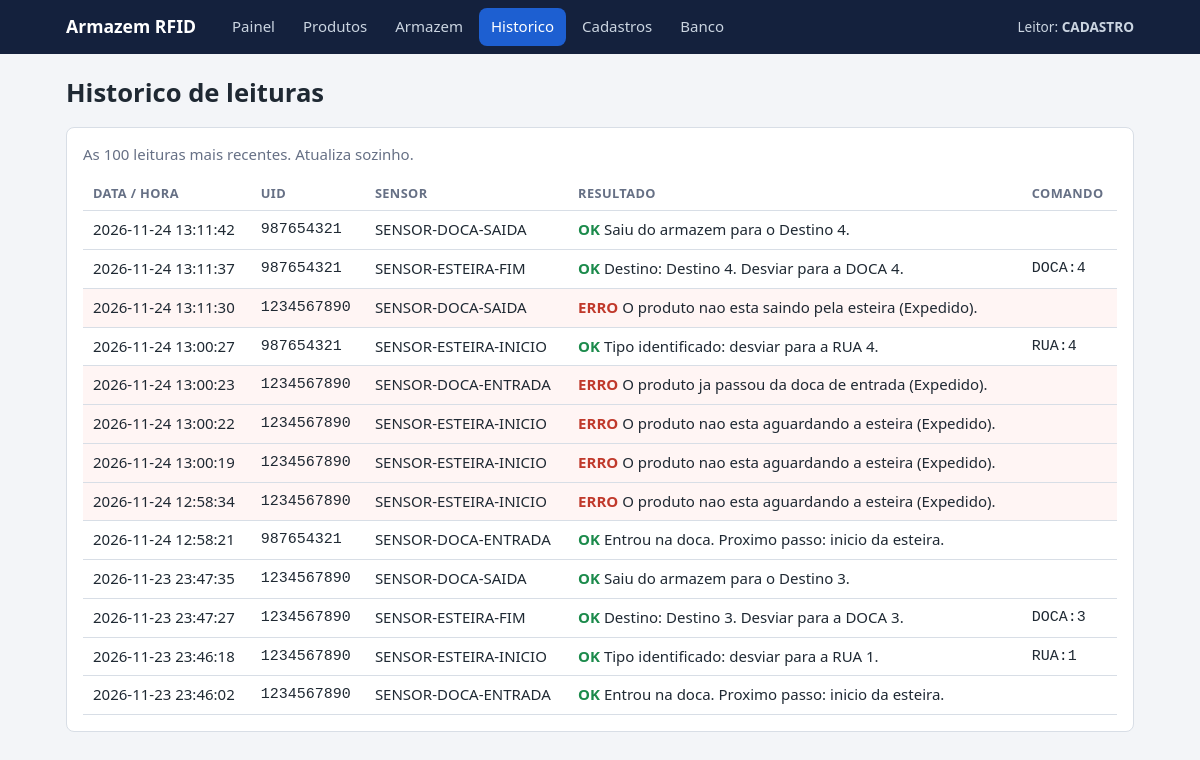
/eventos, run on the app's committed database.
### tables this page shows
CREATE TABLE config (
    chave TEXT PRIMARY KEY,
    valor TEXT NOT NULL
);

CREATE TABLE eventos (
    id         INTEGER PRIMARY KEY AUTOINCREMENT,
    tag_uid    TEXT NOT NULL,
    produto_id INTEGER REFERENCES produtos(id) ON DELETE SET NULL,
    sensor_id  INTEGER REFERENCES sensores(id) ON DELETE SET NULL,
    sucesso    INTEGER NOT NULL,
    resultado  TEXT NOT NULL,
    comando    TEXT,                              -- comando enviado a esteira, se houve
    data_hora  TEXT NOT NULL DEFAULT (datetime('now','localtime'))
);

CREATE TABLE sensores (
    id      INTEGER PRIMARY KEY AUTOINCREMENT,
    codigo  TEXT NOT NULL UNIQUE,                 -- 'SENSOR-ESTEIRA-INICIO'
    local   TEXT NOT NULL CHECK (local IN ('DOCA_ENTRADA','ESTEIRA_INICIO','ESTEIRA_FIM','DOCA_SAIDA')),
    doca_id INTEGER REFERENCES docas(id)          -- opcional: doca em que o sensor fica
);

### app.py (the view)
@app.get("/eventos")
def eventos():
    return render_template("eventos.html", eventos=consulta(SQL_EVENTOS, 100))

### app.py (called while the page is built)
@app.context_processor
def contexto_comum():
    return {"leitor_atual": banco.sensor_ativo(get_db())}

def consulta(sql, *params):
    return get_db().execute(sql, params).fetchall()

### banco.py (called while the page is built)
def get_db():
    if "db" not in g:
        g.db = sqlite3.connect(DB)
        g.db.row_factory = sqlite3.Row
        g.db.execute("PRAGMA foreign_keys = ON")
    return g.db

def fechar_db(_=None):
    db = g.pop("db", None)
    if db:
        db.close()

def sensor_ativo(db):
    r = db.execute("SELECT valor FROM config WHERE chave='sensor_ativo'").fetchone()
    return r[0] if r else "CADASTRO"

### templates/eventos.html (shortened to what this page needs)
{% extends "base.html" %}
{% set pagina = 'eventos' %}
{% from "_macros.html" import tabela_eventos %}
{% block conteudo %}
<h1>Historico de leituras</h1>
<section class="card">
  <p class="suave">As 100 leituras mais recentes. Atualiza sozinho.</p>
  <div id="historico" data-auto>{{ tabela_eventos(eventos) }}</div>
</section>
{% endblock %}

### templates/base.html (shortened to what this page needs)
<!doctype html>
<html lang="pt-br">
<head>
  <link rel="stylesheet" href="{{ url_for('static', filename='estilo.css') }}">
</head>
<body>
<header class="topo">
  <div class="container">
    <a class="logo" href="{{ url_for('painel') }}">Armazem RFID</a>
    <nav class="menu">
      <a href="{{ url_for('painel') }}"          class="{{ 'ativo' if pagina == 'painel' }}">Painel</a>
      <a href="{{ url_for('produtos') }}"        class="{{ 'ativo' if pagina == 'produtos' }}">Produtos</a>
      <a href="{{ url_for('armazem') }}"         class="{{ 'ativo' if pagina == 'armazem' }}">Armazem</a>
      <a href="{{ url_for('eventos') }}"         class="{{ 'ativo' if pagina == 'eventos' }}">Historico</a>
      <a href="{{ url_for('cadastros_inicio') }}" class="{{ 'ativo' if pagina == 'cadastros' }}">Cadastros</a>
      <a href="{{ url_for('ver_banco') }}"       class="{{ 'ativo' if pagina == 'banco' }}">Banco</a>
    </nav>
    <span class="leitor-atual" title="O que o leitor fisico esta fazendo agora">
      Leitor: <b>{{ leitor_atual }}</b>
    </span>
  </div>
</header>
<main class="container">
  {% block conteudo %}{% endblock %}
</main>
</body>
</html>

### templates/_macros.html (shortened to what this page needs)
{% macro tabela_eventos(lista) %}
<div class="rolagem">
<table class="tabela">
  <tr><th>Data / hora</th><th>UID</th><th>Sensor</th><th>Resultado</th><th>Comando</th></tr>
  {% for e in lista %}
  <tr class="{{ '' if e.sucesso else 'linha-erro' }}">
    <td>{{ e.data_hora }}</td>
    <td class="mono">{{ e.tag_uid }}</td>
    <td>{{ e.sensor or '-' }}</td>
    <td><span class="{{ 'texto-ok' if e.sucesso else 'texto-erro' }}">{{ 'OK' if e.sucesso else 'ERRO' }}</span> {{ e.resultado }}</td>
    <td class="mono">{{ e.comando or '' }}</td>
  </tr>
  {% else %}
  <tr><td colspan="5" class="vazio">Nenhuma leitura ainda.</td></tr>
  {% endfor %}
</table>
</div>
{% endmacro %}

### static/estilo.css (style rules this page uses)
:root { --cor-fundo: #f3f5f8; --cor-card: #ffffff; --cor-texto: #1f2933; --cor-texto-suave: #667085; --cor-borda: #d8dee6; --cor-principal: #1d5fd1; --cor-principal-hover:#164aa3; --cor-topo: #14213d; --cor-ok: #1b8a4b; --cor-erro: #c0392b; --st-cadastrado: #667085; --st-na_doca: #b7791f; --st-na_rua: #1d5fd1; --st-destino_definido: #7c3aed; --st-na_esteira: #0e7490; --st-expedido: #1b8a4b; --fonte: system-ui, -apple-system, "Segoe UI", Roboto, Arial, sans-serif; --fonte-codigo: ui-monospace, Consolas, "Courier New", monospace; --tamanho-fonte: 15px; --raio: 8px; --espaco: 16px; --largura-max: 1100px; }
* { box-sizing: border-box; }
body { margin: 0; font-family: var(--fonte); font-size: var(--tamanho-fonte); color: var(--cor-texto); background: var(--cor-fundo); line-height: 1.45; }
h1 { font-size: 1.6rem; margin: 0 0 var(--espaco); }
p { margin: 0 0 10px; }
a { color: var(--cor-principal); }
.container { max-width: var(--largura-max); margin: 0 auto; padding: 0 var(--espaco); }
main.container { padding-top: 20px; padding-bottom: 40px; }
.suave { color: var(--cor-texto-suave); }
.mono { font-family: var(--fonte-codigo); overflow-wrap: anywhere; }
.topo { background: var(--cor-topo); color: #fff; }
.topo .container { display: flex; align-items: center; gap: 24px; flex-wrap: wrap; min-height: 54px; }
.logo { color: #fff; font-weight: 700; font-size: 1.1rem; text-decoration: none; }
.menu { display: flex; gap: 4px; flex-wrap: wrap; flex: 1; }
.menu a { color: #cbd5e1; text-decoration: none; padding: 8px 12px; border-radius: var(--raio); }
.menu a.ativo { background: var(--cor-principal); color: #fff; }
.leitor-atual { font-size: .85rem; color: #cbd5e1; }
.card { background: var(--cor-card); border: 1px solid var(--cor-borda); border-radius: var(--raio); padding: var(--espaco); margin-bottom: var(--espaco); }
.texto-ok { color: var(--cor-ok); font-weight: 700; }
.texto-erro { color: var(--cor-erro); font-weight: 700; }
.rolagem { overflow-x: auto; }
.tabela { width: 100%; border-collapse: collapse; background: var(--cor-card); }
.tabela th, .tabela td { text-align: left; padding: 8px 10px; border-bottom: 1px solid var(--cor-borda); vertical-align: middle; }
.tabela th { font-size: .8rem; text-transform: uppercase; letter-spacing: .03em; color: var(--cor-texto-suave); }
.tabela tr.linha-erro td { background: #fff5f4; }

### data on the page
config: valor "CADASTRO"
eventos: data_hora "2026-11-24 13:11:42", tag_uid "987654321", codigo "SENSOR-DOCA-SAIDA", sucesso "OK", resultado "Saiu do armazem para o Destino 4."
eventos: data_hora "2026-11-24 13:11:37", tag_uid "987654321", codigo "SENSOR-ESTEIRA-FIM", sucesso "OK", resultado "Destino: Destino 4. Desviar para a DOCA 4.", comando "DOCA:4"
eventos: data_hora "2026-11-24 13:11:30", tag_uid "1234567890", codigo "SENSOR-DOCA-SAIDA", sucesso "ERRO", resultado "O produto nao esta saindo pela esteira (Expedido)."
eventos: data_hora "2026-11-24 13:00:27", tag_uid "987654321", codigo "SENSOR-ESTEIRA-INICIO", sucesso "OK", resultado "Tipo identificado: desviar para a RUA 4.", comando "RUA:4"
eventos: data_hora "2026-11-24 13:00:23", tag_uid "1234567890", codigo "SENSOR-DOCA-ENTRADA", sucesso "ERRO", resultado "O produto ja passou da doca de entrada (Expedido)."
eventos: data_hora "2026-11-24 13:00:22", tag_uid "1234567890", codigo "SENSOR-ESTEIRA-INICIO", sucesso "ERRO", resultado "O produto nao esta aguardando a esteira (Expedido)."
eventos: data_hora "2026-11-24 13:00:19", tag_uid "1234567890", codigo "SENSOR-ESTEIRA-INICIO", sucesso "ERRO", resultado "O produto nao esta aguardando a esteira (Expedido)."
eventos: data_hora "2026-11-24 12:58:34", tag_uid "1234567890", codigo "SENSOR-ESTEIRA-INICIO", sucesso "ERRO", resultado "O produto nao esta aguardando a esteira (Expedido)."
eventos: data_hora "2026-11-24 12:58:21", tag_uid "987654321", codigo "SENSOR-DOCA-ENTRADA", sucesso "OK", resultado "Entrou na doca. Proximo passo: inicio da esteira."
eventos: data_hora "2026-11-23 23:47:35", tag_uid "1234567890", codigo "SENSOR-DOCA-SAIDA", sucesso "OK", resultado "Saiu do armazem para o Destino 3."
eventos: data_hora "2026-11-23 23:47:27", tag_uid "1234567890", codigo "SENSOR-ESTEIRA-FIM", sucesso "OK", resultado "Destino: Destino 3. Desviar para a DOCA 3.", comando "DOCA:3"
eventos: data_hora "2026-11-23 23:46:18", tag_uid "1234567890", codigo "SENSOR-ESTEIRA-INICIO", sucesso "OK", resultado "Tipo identificado: desviar para a RUA 1.", comando "RUA:1"
eventos: data_hora "2026-11-23 23:46:02", tag_uid "1234567890", codigo "SENSOR-DOCA-ENTRADA", sucesso "OK", resultado "Entrou na doca. Proximo passo: inicio da esteira."
